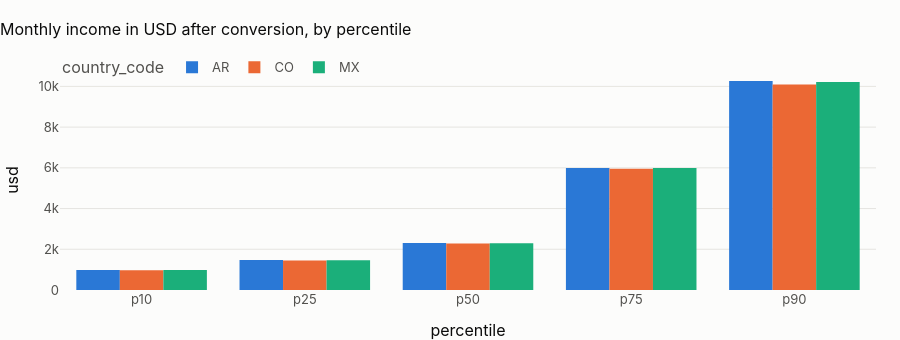

The notebook cell saved with this chart:
### Markdown cell above
## 4 · `int_customer_profile`: tokens, income in USD, age and tenure
Direct identifiers (document, e-mail, phone) become **tokens**: `sha256(salt | lower(trim(value)))`. The same
person always gets the same token, so tokens join across tables, but the value cannot be read back. Locally the salt
is a development default; the stack injects a secret (`LATAM_PII_SALT`), which is why the tokens in this scratch
lakehouse differ from the live ones (notebook 12). **In production the macro must become a keyed HMAC from a
KMS-backed tokenisation service**: a salted SHA-256 of a 10-digit document number can be brute-forced.

### Code cell
prof = pl.q("""select country_code, home_currency, count(*) as customers,
                      round(median(monthly_income_local), 0) as median_income_local,
                      round(median(monthly_income_usd), 0) as median_income_usd,
                      round(median(age_years), 1) as median_age, round(median(tenure_days) / 365.25, 1) as tenure_years,
                      round(100 * avg(dq_r05_minor_at_registration::int), 2) as minor_at_registration_pct,
                      round(100 * avg(dq_r06_future_last_updated::int), 2) as future_last_updated_pct
               from {int_customer_profile} group by all order by 1""")
show(prof, paging=False)
inc = pl.q("""select country_code, quantile_cont(monthly_income_usd, [0.1, 0.25, 0.5, 0.75, 0.9]) as q
              from {int_customer_profile} group by 1 order by 1""")
inc = inc.assign(
    **{f"p{p}": inc.q.map(lambda q, i=i: q[i]) for i, p in enumerate([10, 25, 50, 75, 90])}
).drop(columns="q")
fig = px.bar(
    inc.melt(id_vars="country_code", var_name="percentile", value_name="usd"),
    x="percentile",
    y="usd",
    color="country_code",
    barmode="group",
    title="Monthly income in USD after conversion, by percentile",
)
fig.update_layout(height=340)
fig.show()

### Figure 1 — Plotly figure (JSON) as saved in the notebook; plotly's stock layout.template omitted (floating-point values rounded to 4 significant figures)
{"data": [{"alignmentgroup": "True", "hovertemplate": "country_code=AR<br>percentile=%{x}<br>usd=%{y}<extra></extra>", "legendgroup": "AR", "marker": {"color": "#2a78d6", "pattern": {"shape": ""}}, "name": "AR", "offsetgroup": "AR", "orientation": "v", "showlegend": true, "textposition": "auto", "type": "bar", "x": ["p10", "p25", "p50", "p75", "p90"], "xaxis": "x", "y": [981.5, 1473.0, 2304.0, 5997.0, 10260.0], "yaxis": "y"}, {"alignmentgroup": "True", "hovertemplate": "country_code=CO<br>percentile=%{x}<br>usd=%{y}<extra></extra>", "legendgroup": "CO", "marker": {"color": "#eb6834", "pattern": {"shape": ""}}, "name": "CO", "offsetgroup": "CO", "orientation": "v", "showlegend": true, "textposition": "auto", "type": "bar", "x": ["p10", "p25", "p50", "p75", "p90"], "xaxis": "x", "y": [974.7, 1452.0, 2280.0, 5954.0, 10100.0], "yaxis": "y"}, {"alignmentgroup": "True", "hovertemplate": "country_code=MX<br>percentile=%{x}<br>usd=%{y}<extra></extra>", "legendgroup": "MX", "marker": {"color": "#1baf7a", "pattern": {"shape": ""}}, "name": "MX", "offsetgroup": "MX", "orientation": "v", "showlegend": true, "textposition": "auto", "type": "bar", "x": ["p10", "p25", "p50", "p75", "p90"], "xaxis": "x", "y": [982.1, 1466.0, 2300.0, 5993.0, 10210.0], "yaxis": "y"}], "layout": {"barmode": "group", "height": 340, "legend": {"title": {"text": "country_code"}, "tracegroupgap": 0}, "title": {"text": "Monthly income in USD after conversion, by percentile"}, "xaxis": {"anchor": "y", "domain": [0.0, 1.0], "title": {"text": "percentile"}}, "yaxis": {"anchor": "x", "domain": [0.0, 1.0], "title": {"text": "usd"}}}}
